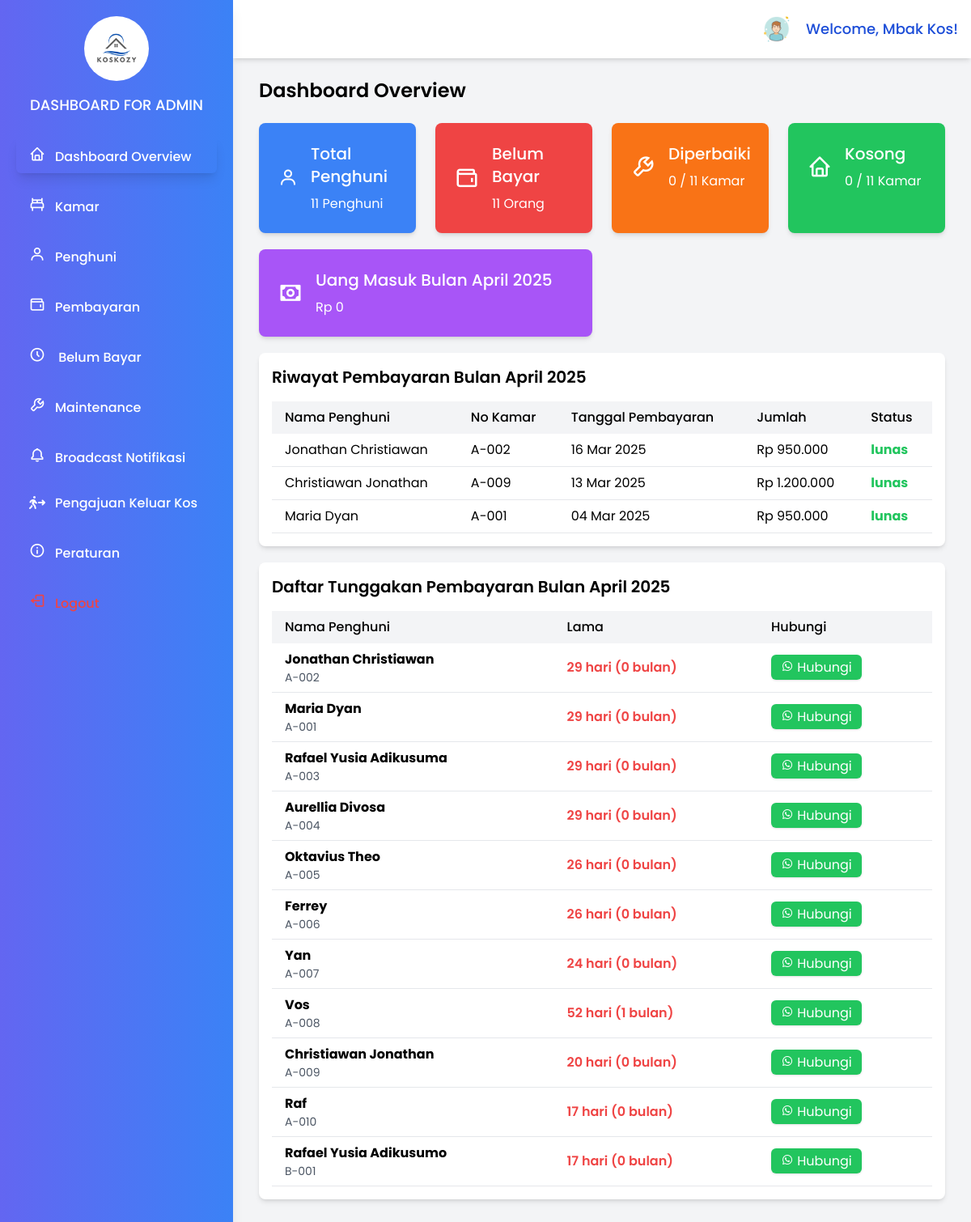
The app's page /page/admin/dashboard-admin.php (signed in), older data.
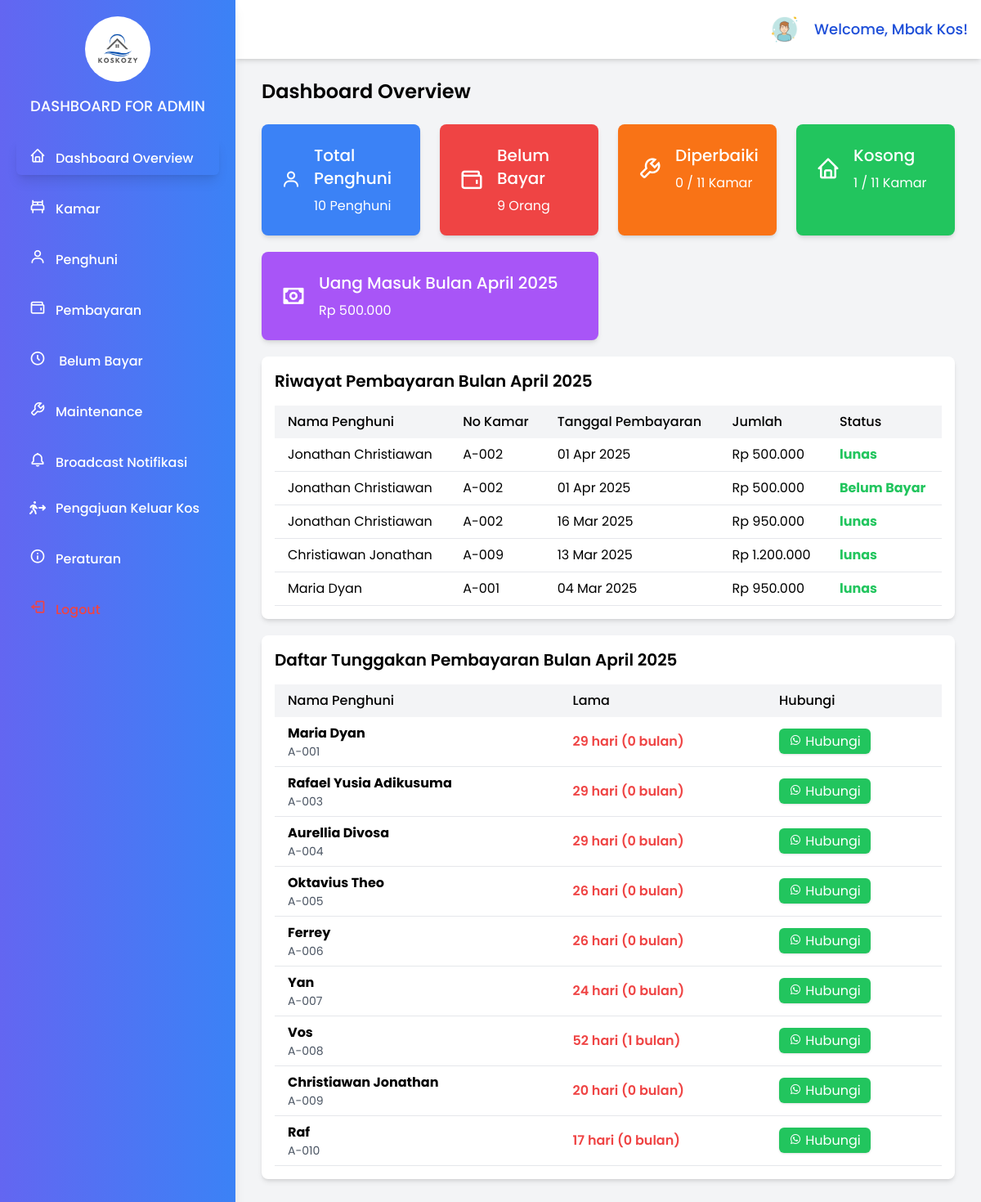
The same page, newer data.
### tables this page shows
CREATE TABLE `pembayaran` (
  `id` int(11) NOT NULL,
  `penghuni_id` int(11) NOT NULL,
  `jumlah` decimal(10,2) NOT NULL,
  `tanggal_bayar` date NOT NULL,
  `status` enum('Belum Bayar','lunas') DEFAULT 'Belum Bayar',
  `metode` enum('cash','transfer','qris') DEFAULT NULL,
  `bukti_transfer` varchar(255) DEFAULT NULL,
  `keterangan` text NOT NULL,
  `created_at` timestamp NOT NULL DEFAULT current_timestamp(),
  `updated_at` timestamp NOT NULL DEFAULT current_timestamp() ON UPDATE current_timestamp()
);

CREATE TABLE `penghuni` (
  `id` int(11) NOT NULL,
  `room_id` int(11) NOT NULL,
  `nama` varchar(255) NOT NULL,
  `jenis_kelamin` varchar(10) NOT NULL,
  `nomor_telepon` varchar(50) DEFAULT NULL,
  `alamat_asal` text DEFAULT NULL,
  `status` enum('active','inactive') DEFAULT 'active',
  `tanggal_masuk` date DEFAULT NULL,
  `tanggal_keluar` date DEFAULT NULL,
  `ktp` varchar(50) DEFAULT NULL,
  `nomor_darurat` varchar(50) DEFAULT NULL,
  `username` varchar(50) NOT NULL,
  `password` varchar(255) NOT NULL,
  `created_at` timestamp NOT NULL DEFAULT current_timestamp(),
  `updated_at` timestamp NOT NULL DEFAULT current_timestamp() ON UPDATE current_timestamp()
);

CREATE TABLE `rooms` (
  `id` int(11) NOT NULL,
  `name` varchar(255) NOT NULL,
  `type` varchar(50) NOT NULL,
  `ac` varchar(225) NOT NULL,
  `price` decimal(10,2) NOT NULL,
  `status` varchar(225) DEFAULT NULL,
  `active` varchar(20) NOT NULL,
  `capacity` int(11) NOT NULL,
  `description` text DEFAULT NULL,
  `foto` longblob DEFAULT NULL,
  `created_at` timestamp NOT NULL DEFAULT current_timestamp(),
  `updated_at` timestamp NOT NULL DEFAULT current_timestamp() ON UPDATE current_timestamp()
);

### page/admin/dashboard-admin.php (the view, shortened to what the changed rows need)
<?php
      $host = 'localhost';
      $dbname = 'kos_management';
      $username = 'root';
      $password = '';
      try {
         $pdo = new PDO("mysql:host=$host;dbname=$dbname", $username, $password);
         $pdo->setAttribute(PDO::ATTR_ERRMODE, PDO::ERRMODE_EXCEPTION);
         $totalRoomsQuery = $pdo->query("SELECT COUNT(*) as total_rooms FROM rooms");
         $totalRooms = $totalRoomsQuery->fetch(PDO::FETCH_ASSOC)['total_rooms'];
         $totalPenghuniQuery = $pdo->query("SELECT COUNT(*) as total_penghuni FROM penghuni");
         $totalPenghuni = $totalPenghuniQuery->fetch(PDO::FETCH_ASSOC)['total_penghuni'];
         $emptyRoomsQuery = $pdo->query("SELECT COUNT(*) as empty_rooms FROM rooms WHERE status = '1'");
         $emptyRooms = $emptyRoomsQuery->fetch(PDO::FETCH_ASSOC)['empty_rooms'];
         $currentMonth = date('Y-m');
         $totalIncomeQuery = $pdo->prepare("SELECT SUM(jumlah) as total_income FROM pembayaran WHERE DATE_FORMAT(created_at, '%Y-%m') = :currentMonth AND status = 'lunas'");
         $totalIncomeQuery->execute(['currentMonth' => $currentMonth]);
         $totalIncome = $totalIncomeQuery->fetch(PDO::FETCH_ASSOC)['total_income'] ?? 0;
         $month_year = date('Y-m');
         $belumBayar = $pdo->prepare("SELECT COUNT(*) AS total_belum_bayar
                                    FROM penghuni B
                                    INNER JOIN rooms C ON B.room_id = C.id
                                    LEFT JOIN pembayaran A ON B.id = A.penghuni_id
                                    AND DATE_FORMAT(A.tanggal_bayar, '%Y-%m') = :month_year
                                    WHERE A.penghuni_id IS NULL");
         $belumBayar->bindValue(':month_year', $month_year);
         $belumBayar->execute();
         $totalBelumBayar = $belumBayar->fetch(PDO::FETCH_ASSOC)['total_belum_bayar'] ?? 0;
         $month_year = isset($_GET['month_year']) ? $_GET['month_year'] : '';
         $limit = 10;
         $page = isset($_GET['page']) ? (int)$_GET['page'] : 1;
         $offset = ($page - 1) * $limit;
         $sql = "SELECT
                     A.*,
                     B.nama AS nama_penghuni,
                     B.nomor_telepon AS penghuni_nomor_telepon,
                     C.name AS nomor_kamar
               FROM pembayaran A
               INNER JOIN penghuni B ON A.penghuni_id = B.id
               INNER JOIN rooms C ON B.room_id = C.id
               WHERE (:month_year = '' OR DATE_FORMAT(A.tanggal_bayar, '%Y-%m') = :month_year)
               ORDER BY A.tanggal_bayar DESC
               LIMIT :limit OFFSET :offset";
         $stmt = $pdo->prepare($sql);
         $stmt->bindValue(':month_year', $month_year, PDO::PARAM_STR);
         $stmt->bindValue(':limit', $limit, PDO::PARAM_INT);
         $stmt->bindValue(':offset', $offset, PDO::PARAM_INT);
         $stmt->execute();
         $payments = $stmt->fetchAll(PDO::FETCH_ASSOC);
         $month_year = isset($_GET['month_year']) ? $_GET['month_year'] : date('Y-m');
         $sql = "SELECT
               B.nama AS nama_penghuni,
               B.nomor_telepon AS penghuni_nomor_telepon,
               C.name AS nomor_kamar,
               B.tanggal_masuk,
               DATEDIFF(CURDATE(), B.tanggal_masuk) AS lama_hari,
               TIMESTAMPDIFF(MONTH, B.tanggal_masuk, CURDATE()) AS lama_bulan
            FROM penghuni B
            INNER JOIN rooms C ON B.room_id = C.id
            LEFT JOIN pembayaran A ON B.id = A.penghuni_id AND DATE_FORMAT(A.tanggal_bayar, '%Y-%m') = :month_year
            WHERE A.penghuni_id IS NULL";
         $stmt_bayar = $pdo->prepare($sql);
         $stmt_bayar->bindValue(':month_year', $month_year);
         $stmt_bayar->execute();
         $belum_bayar = $stmt_bayar->fetchAll(PDO::FETCH_ASSOC);
      } catch (PDOException $e) {
         echo 'Connection failed: ' . $e->getMessage();
         exit();
      }
      ?>
<?php
$bulan = [
    'January' => 'Januari',
    'February' => 'Februari',
    'March' => 'Maret',
    'April' => 'April',
    'May' => 'Mei',
    'June' => 'Juni',
    'July' => 'Juli',
    'August' => 'Agustus',
    'September' => 'September',
    'October' => 'Oktober',
    'November' => 'November',
    'December' => 'Desember'
];
$bulan_inggris = date('F');
$tahun = date('Y');
$bulan_tahun = $bulan[$bulan_inggris] . ' ' . $tahun;
?>
<!DOCTYPE html>
      <html lang="en">
      <head>
         <script src="https://cdn.tailwindcss.com"></script>
         <link href="https://unpkg.com/boxicons@2.1.4/css/boxicons.min.css" rel="stylesheet">
         <link rel="stylesheet" href="https://cdnjs.cloudflare.com/ajax/libs/font-awesome/6.5.1/css/all.min.css">
      </head>
      <body class="bg-gray-100 min-h-screen">
      <div id="sidebar" class="hidden md:block w-72 h-full bg-gradient-to-r from-indigo-500 to-blue-500 text-gray-800 fixed top-0 left-0 p-5  flex-col shadow-lg z-50">
         <div class="mb-6 text-center">
            <h1 class="text-lg font-medium text-white mt-4 uppercase">
                  Dashboard for Admin
            </h1>
         </div>
      </div>
      <div class="md:ml-72 flex flex-col min-h-screen">
         <div class="p-8 mt-16">
         <h1 class="text-xl md:text-2xl font-semibold mb-6">Dashboard Overview</h1>
         <div class="grid grid-cols-1 sm:grid-cols-2 md:grid-cols-4 gap-6 mb-5">
            <div class="bg-blue-500 rounded-lg shadow-md p-6">
               <a href="penghuni.php" class="block">
                  <div class="flex items-center space-x-4">
                     <div>
                        <h2 class="text-md text-white md:text-xl font-medium">Total Penghuni</h2>
                        <p class="mt-2 text-white">
                           <?php echo htmlspecialchars($totalPenghuni) . ' Penghuni'; ?>
                        </p>
                     </div>
                  </div>
                  </a>
               </div>
            <div class="bg-red-500 rounded-lg shadow-md p-6">
               <a href="belum-bayar.php" class="flex items-center space-x-4">
                  <div class="flex items-center space-x-4">
                     <div>
                        <h2 class="text-lg text-white md:text-xl font-medium">Belum Bayar</h2>
                        <p class="mt-2 text-white"><?php echo htmlspecialchars($totalBelumBayar) . ' Orang'; ?></p>
                     </div>
                  </div>
               </a>
            </div>
            <div class="bg-orange-500 rounded-lg shadow-md p-6">
               <a href="maintenance.php" class="flex items-center space-x-4">
                  <div>
                     <h2 class="text-lg text-white md:text-xl font-medium">Diperbaiki</h2>
                  </div>
               </a>
            </div>
            <div class="bg-green-500 rounded-lg shadow-md p-6">
               <a href="kamar.php" class="flex items-center space-x-4">
                  <div>
                     <h2 class="text-lg text-white md:text-xl font-medium">Kosong</h2>
                     <p class="mt-2 text-white">
                        <?php echo htmlspecialchars($emptyRooms) . ' / ' . htmlspecialchars($totalRooms) . ' Kamar'; ?>
                     </p>
                  </div>
               </a>
            </div>
         </div>
         <div class="grid grid-cols-1 sm:grid-cols-2 md:grid-cols-2 gap-6 mb-5">
            <div class="bg-purple-500 rounded-lg shadow-md p-6">
               <div class="flex items-center space-x-4">
                  <div>
                     <h2 class="text-lg text-white md:text-xl font-medium">Uang Masuk Bulan <?php echo ucfirst($bulan_tahun); ?></h2>
                     <p class="mt-2 text-white">
                        Rp <?php echo number_format($totalIncome, 0, ',', '.'); ?>
                     </p>
                  </div>
               </div>
            </div>
         </div>
   <div class="bg-white p-4 rounded-lg shadow-md mb-5">
      <h2 class="text-lg md:text-xl font-semibold mb-4">
         Riwayat Pembayaran Bulan <?php echo ucfirst($bulan_tahun); ?>
      </h2>
    <div class="overflow-x-auto">
        <table class="min-w-full table-auto">
            <thead>
                <tr class="bg-gray-100">
                    <th class="px-4 py-2 text-left font-medium">Nama Penghuni</th>
                    <th class="px-4 py-2 text-left font-medium">No Kamar</th>
                    <th class="px-4 py-2 text-left font-medium">Tanggal Pembayaran</th>
                    <th class="px-4 py-2 text-left font-medium">Jumlah</th>
                    <th class="px-4 py-2 text-left font-medium">Status</th>
                </tr>
            </thead>
            <tbody>
                <?php if (empty($payments)): ?>
                    <tr>
                        <td colspan="5" class="px-4 py-2 text-center text-gray-500">
                            Data tidak ditemukan
                        </td>
                    </tr>
                <?php else: ?>
                    <?php foreach ($payments as $payment): ?>
                        <tr class="border-b">
                            <td class="px-4 py-2"><?= htmlspecialchars($payment['nama_penghuni']) ?></td>
                            <td class="px-4 py-2"><?= htmlspecialchars($payment['nomor_kamar']) ?></td>
                            <td class="px-4 py-2">
                              <?php
                                 echo date_format(date_create($payment['tanggal_bayar']), 'd M Y');
                              ?>
                           </td>
                           <td class="px-4 py-2">Rp <?= number_format($payment['jumlah'], 0, ',', '.') ?></td>
                            <td class="px-4 py-2 text-green-500 font-bold"><?= htmlspecialchars($payment['status']) ?></td>
                        </tr>
                    <?php endforeach; ?>
                <?php endif; ?>
            </tbody>
        </table>
    </div>
</div>
<div class="bg-white p-4 rounded-lg shadow-md">
      <h2 class="text-lg md:text-xl font-semibold mb-4">
         Daftar Tunggakan Pembayaran Bulan <?php echo ucfirst($bulan_tahun); ?>
      </h2>
    <div class="overflow-x-auto">
        <table class="min-w-full table-auto">
            <thead>
                <tr class="bg-gray-100">
                    <th class="px-4 py-2 text-left font-medium">Nama Penghuni</th>
                    <th class="px-4 py-2 text-left font-medium">Lama</th>
                    <th class="px-4 py-2 text-left font-medium">Hubungi</th>
                </tr>
            </thead>
            <tbody>
                <?php if (empty($belum_bayar)): ?>
                    <tr>
                        <td colspan="5" class="px-4 py-2 text-center text-gray-500">
                            Data tidak ditemukan
                        </td>
                    </tr>
                <?php else: ?>
                    <?php foreach ($belum_bayar as $belum_bayar): ?>
                        <tr class="border-b">
                        <td class="px-4 py-2">
                           <div class="font-bold"><?= htmlspecialchars($belum_bayar['nama_penghuni']) ?></div>
                           <div class="text-sm text-gray-600"><?= htmlspecialchars($belum_bayar['nomor_kamar']) ?></div>
                        </td>
                        <td class="px-4 py-2 text-red-500 font-semibold"><?= $belum_bayar['lama_hari'] . ' hari (' . $belum_bayar['lama_bulan'] . ' bulan)'; ?></td>
                        <td class="px-4 py-2">
                                          <?php
                                             $nomor_wa = preg_replace('/^08/', '+628', htmlspecialchars($belum_bayar['penghuni_nomor_telepon']));
                                          ?>
                                          <a href="https://wa.me/<?= $nomor_wa ?>" target="_blank" class="bg-green-500 hover:bg-green-600 text-white px-3 py-1 rounded-md shadow">
                                             <i class="bx bxl-whatsapp"></i> Hubungi
                                          </a>
                                       </td>                        </tr>
                    <?php endforeach; ?>
                <?php endif; ?>
            </tbody>
        </table>
    </div>
      </body>
      </html>

Row changes from the older to the newer data that the page shows:
no longer on this page (row edited): penghuni: nama "Jonathan Christiawan", room.name "A-002", lama_hari "29", lama_bulan "0"
removed penghuni: nama "Rafael Yusia Adikusumo", room.name "B-001", lama_hari "17", lama_bulan "0"
added pembayaran: penghuni.nama "Jonathan Christiawan", rooms.name "A-002", tanggal_bayar "01 Apr 2025", jumlah "500.000", status "lunas"
added pembayaran: penghuni.nama "Jonathan Christiawan", rooms.name "A-002", tanggal_bayar "01 Apr 2025", jumlah "500.000", status "Belum Bayar"
Text that changed along with them:
$totalPenghuni: "11" → "10"
$totalBelumBayar: "11" → "9"
$emptyRooms: "0" → "1"
$totalIncome: "0" → "500.000"
